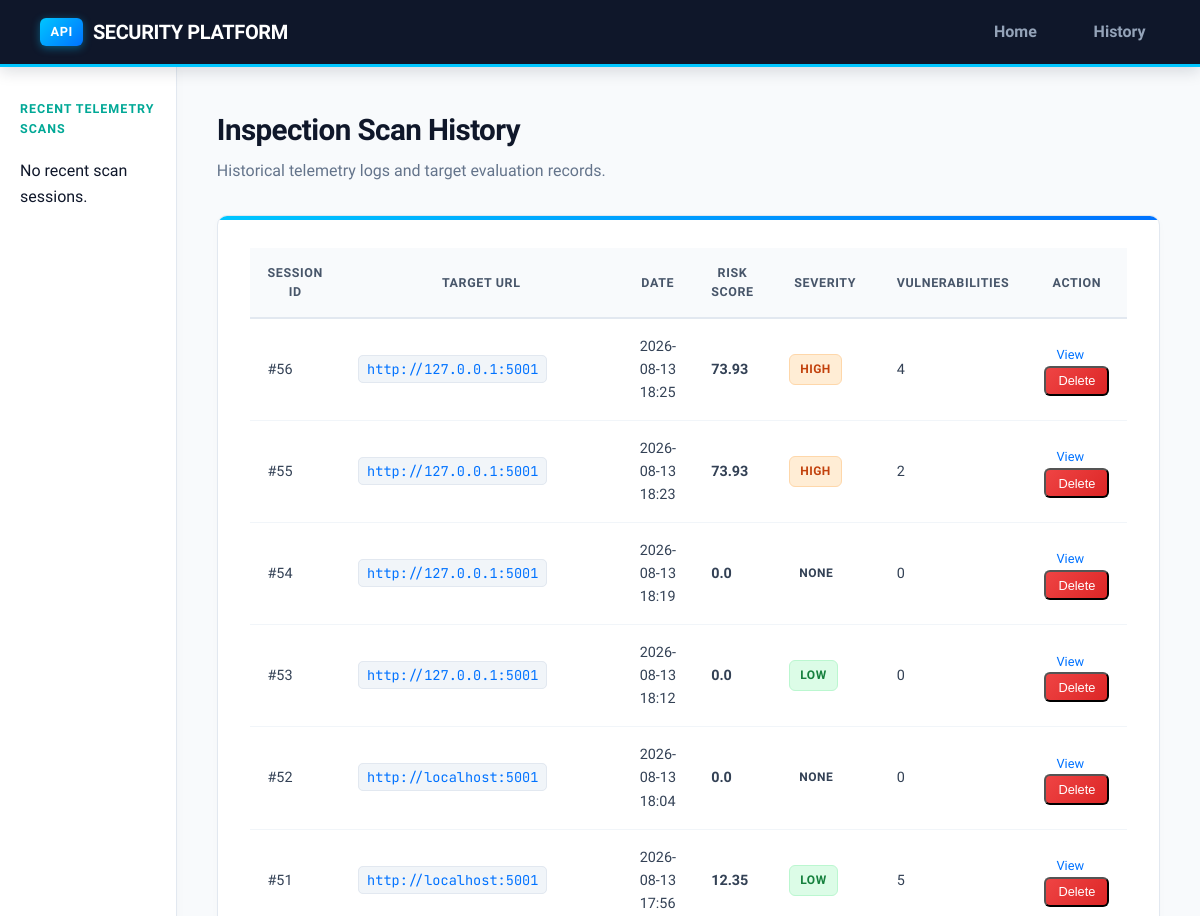
Before: /history (upper part) with the older database file.
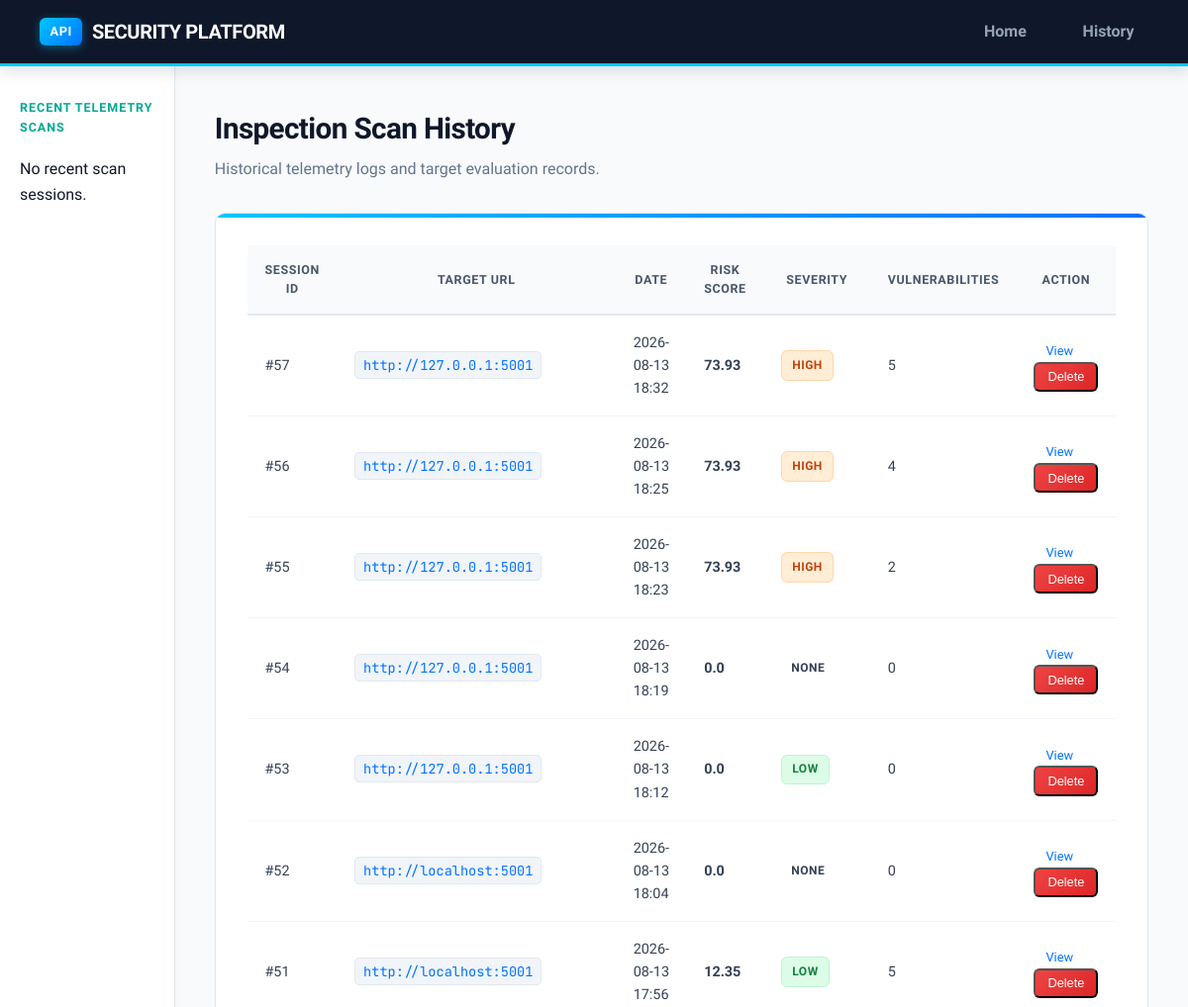
After: the same page with the newer database file.
### database/models.py (models this page shows)
class ScanSession(Base):
    __tablename__ = "scan_sessions"
    id = Column(Integer, primary_key=True, index=True)
    target_url = Column(String(500), nullable=False)
    scan_start_time = Column(DateTime, default=datetime.utcnow)
    scan_end_time = Column(DateTime, nullable=True)
    total_endpoints_found = Column(Integer, default=0)
    total_vulnerabilities_found = Column(Integer, default=0)
    overall_risk_score = Column(Float, default=0.0)
    overall_severity = Column(String(20), default="Low")
    endpoints = relationship("Endpoint", back_populates="session", cascade="all, delete-orphan")
    findings = relationship("Finding", back_populates="session", cascade="all, delete-orphan")
    reports = relationship("Report", back_populates="session", cascade="all, delete-orphan")

### dashboard/routes.py (the view)
@dashboard_bp.route("/history")
def history():
    sessions = get_all_sessions()
    return render_template("history.html", sessions=sessions)

### database/db.py (called while the page is built)
def get_all_sessions() -> List[ScanSession]:
    db = SessionLocal()
    try:
        return db.query(ScanSession).order_by(ScanSession.scan_start_time.desc()).all()
    finally:
        db.close()

### dashboard/templates/history.html (shortened to what this page needs)
{% extends "base.html" %}
{% block content %}
<div class="page-header">
    <h1>Inspection Scan History</h1>
    <p>Historical telemetry logs and target evaluation records.</p>
</div>
<div class="card table-card">
    <table>
        <thead>
            <tr>
                <th>Session ID</th>
                <th>Target URL</th>
                <th>Date</th>
                <th>Risk Score</th>
                <th>Severity</th>
                <th>Vulnerabilities</th>
                <th>Action</th>
            </tr>
        </thead>
        <tbody>
            {% for sess in sessions %}
            <tr>
                <td>#{{ sess.id }}</td>
                <td><code>{{ sess.target_url }}</code></td>
                <td>{{ sess.scan_start_time.strftime('%Y-%m-%d %H:%M') if sess.scan_start_time else 'N/A' }}</td>
                <td><strong>{{ sess.overall_risk_score }}</strong></td>
                <td><span class="badge {{ sess.overall_severity|lower }}">{{ sess.overall_severity }}</span></td>
                <td>{{ sess.total_vulnerabilities_found }}</td>
                <td class="actions-cell">
                    <a href="{{ url_for('dashboard.results', session_id=sess.id) }}" class="btn-sm">View</a>
                    <form action="{{ url_for('dashboard.delete_scan', session_id=sess.id) }}" method="POST" style="display:inline;">
                        <button type="submit" class="btn-sm btn-danger" onclick="return confirm('Delete this scan session record?')">Delete</button>
                    </form>
                </td>
            </tr>
            {% else %}
            <tr>
                <td colspan="7" class="text-center">No past inspection scan sessions recorded.</td>
            </tr>
            {% endfor %}
        </tbody>
    </table>
</div>
{% endblock %}

Changed rows visible on the page:
added ScanSession: id "57", target_url "http://127.0.0.1:5001", scan_start_time "2026-08-13 18:32", overall_risk_score "73.93", overall_severity "HIGH", total_vulnerabilities_found "5"
